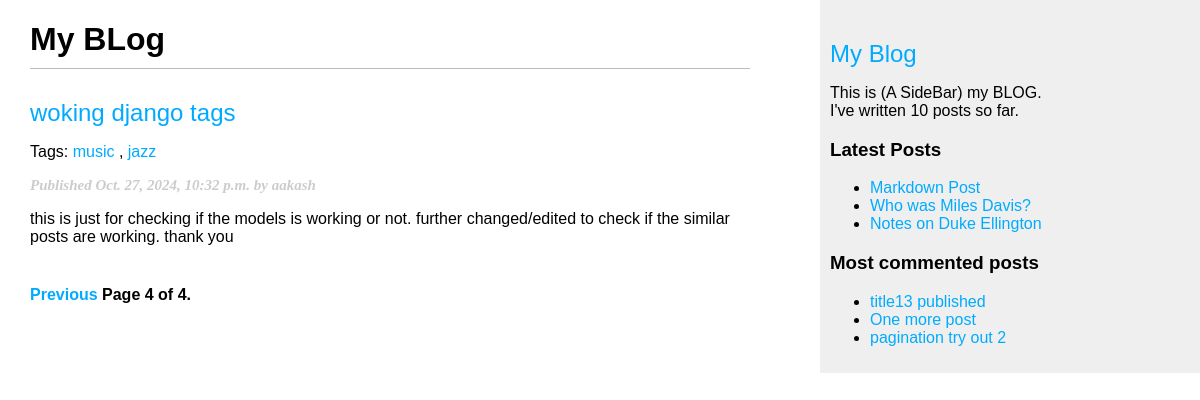
The app's page /blog/?page=4 with its own data.
### blog/models.py (models this page shows, shortened)
class Post(models.Model):
    class Status(models.TextChoices):
        DRAFT = 'DF', 'Draft'
        PUBLISHED = 'Pb', 'Published'
    title = models.CharField(max_length=250)
    slug = models.SlugField(
        max_length=250,
        unique_for_date='publish'
    )
    author = models.ForeignKey(settings.AUTH_USER_MODEL, on_delete=models.CASCADE, related_name='blog_posts')
    body = models.TextField()
    publish = models.DateTimeField(default=timezone.now)
    created_on = models.DateTimeField(auto_now_add=True)
    updated_on = models.DateTimeField(auto_now=True)
    status = models.CharField(
        max_length=2,
        choices=Status,
        default=Status.DRAFT
    )
    objects = models.Manager()  # The default manager.
    published = PublishedManager()  # Our custom manager
    class Meta:
        ordering = ['-publish']
        indexes = [
            models.Index(fields=['-publish']),
        ]
    tags = TaggableManager()
    def get_absolute_url(self):
        return reverse('blog:post_detail', args=[
            self.publish.year,
            self.publish.month,
            self.publish.day,
            self.slug
        ]
                       )

### blog/views.py (the view)
# urls.py: path('', views.post_list, name='post_list'),
def post_list(request, tag_slug=None):
    published_list = Post.published.all()
    tag = None
    if tag_slug:
        tag = get_object_or_404(Tag, slug=tag_slug)
        published_list = published_list.filter(tags__in=[tag])
    paginator = Paginator(published_list, 3)
    page_number = request.GET.get('page', 1)
    try:
        posts = paginator.page(page_number)
    except (EmptyPage, PageNotAnInteger) as e:
        if isinstance(e, PageNotAnInteger):
            posts = paginator.page(1)
        else:
            posts = paginator.page(paginator.num_pages)
    return render(
        request,
        'blog/post/list.html',
        {
            'posts': posts,
            'tag': tag,
        }
    )

### blog/models.py (called while the page is built)
    def get_queryset(self):
        return (
            super().get_queryset().filter(status=Post.Status.PUBLISHED)
        )

### blog/templatetags/blog_tags.py (called while the page is built)
@register.simple_tag
def total_posts():
    return Post.published.count()

@register.inclusion_tag('blog/post/latest_posts.html')
def show_latest_posts(count=5):
    latest_posts = Post.published.order_by('-publish')[:count]
    return {'latest_posts': latest_posts}

@register.simple_tag
def get_most_commented_posts(count=5):
    return Post.published.annotate(
        total_comments=Count('comments')
    ).order_by('-total_comments')[:count]

@register.filter(name='markdown')
def markdown_format(text):
    return mark_safe(markdown.markdown(text))

### blog/templates/blog/post/list.html (shortened to what this page needs)
{% extends "blog/base.html" %}
{% load blog_tags %}
{% block content %}
    <h1>My BLog</h1>
    {% for post in posts %}
        <h2>
            <a href="{{ post.get_absolute_url }}">
                {{ post.title }}
            </a>
        </h2>
        <p class="tags">
            Tags:
            {% for tag in post.tags.all %}
                <a href="{% url 'blog:post_list_by_tag' tag.slug %}">{{ tag.name }}</a>
                {% if not forloop.last %}, {% endif %}
            {% endfor %}
        </p>
        <p class="date">
            Published {{ post.publish }} by {{ post.author }}
        </p>
        {{ post.body|markdown|truncatewords_html:30|linebreaks }}
    {% endfor %}
    {% include "pagination.html" with page=posts %}
{% endblock %}

### blog/templates/blog/base.html (shortened to what this page needs)
{% load blog_tags %}
{% load static %}
<!DOCTYPE html>
<html lang="eng">
<head>
    <link href="{% static "css/blog.css" %}" rel="stylesheet">
</head>
<body>
    <div id="content">
        {% block content %}
        {% endblock %}
    </div>
    <div id="sidebar">
        <a href="{% url 'blog:post_list' %}"><h2>My Blog </h2></a>
        <p>
            This is (A SideBar) my BLOG. <br>
            I've written {% total_posts %} posts so far.
        </p>
        <h3>Latest Posts</h3>
        {% show_latest_posts 3 %}
        <h3>Most commented posts</h3>
        {% get_most_commented_posts 3 as most_commented_posts %}
        <ul>
            {% for post in most_commented_posts %}
                <li>
                    <a href="{{ post.get_absolute_url }}">{{ post.title }}</a>
                </li>
            {% endfor %}
        </ul>
    </div>
</body>
</html>

### blog/templates/blog/post/latest_posts.html
<ul>
    {% for post in latest_posts %}
        <li>
            <a href="{{ post.get_absolute_url }}"> {{ post.title }}</a>
        </li>
    {% endfor %}
</ul>

### blog/static/css/blog.css (style rules this page uses)
body { margin:0; padding:0; font-family:helvetica, sans-serif; }
a { color:#00abff; text-decoration:none; }
h1 { font-weight:bolder; border-bottom:1px solid #bbb; padding:0 0 10px 0; }
h2 { font-weight:normal; margin:30px 0 0; }
#content { float:left; width:60%; padding:0 0 0 30px; }
#sidebar { float:right; width:30%; padding:10px; background:#efefef; height:100%; }
p.date { color:#ccc; font-family: georgia, serif; font-size: 15px; font-weight: bolder; font-style: italic; }

### records on screen
Post: title "woking django tags", publish "Oct. 27, 2024, 10:32 p.m.", author "aakash", body "this is just for checking if the models is working or not. further changed/edited to check if the similar posts are working. thank you"
Tag: name "music"
Tag: name "jazz"
Post: title "Markdown Post"
Post: title "Who was Miles Davis?"
Post: title "Notes on Duke Ellington"
Post: title "title13 published"
Post: title "One more post"
Post: title "pagination try out 2"

### other values on screen
{{ page.number }} "4"
{{ page.paginator.num_pages }} "4"
